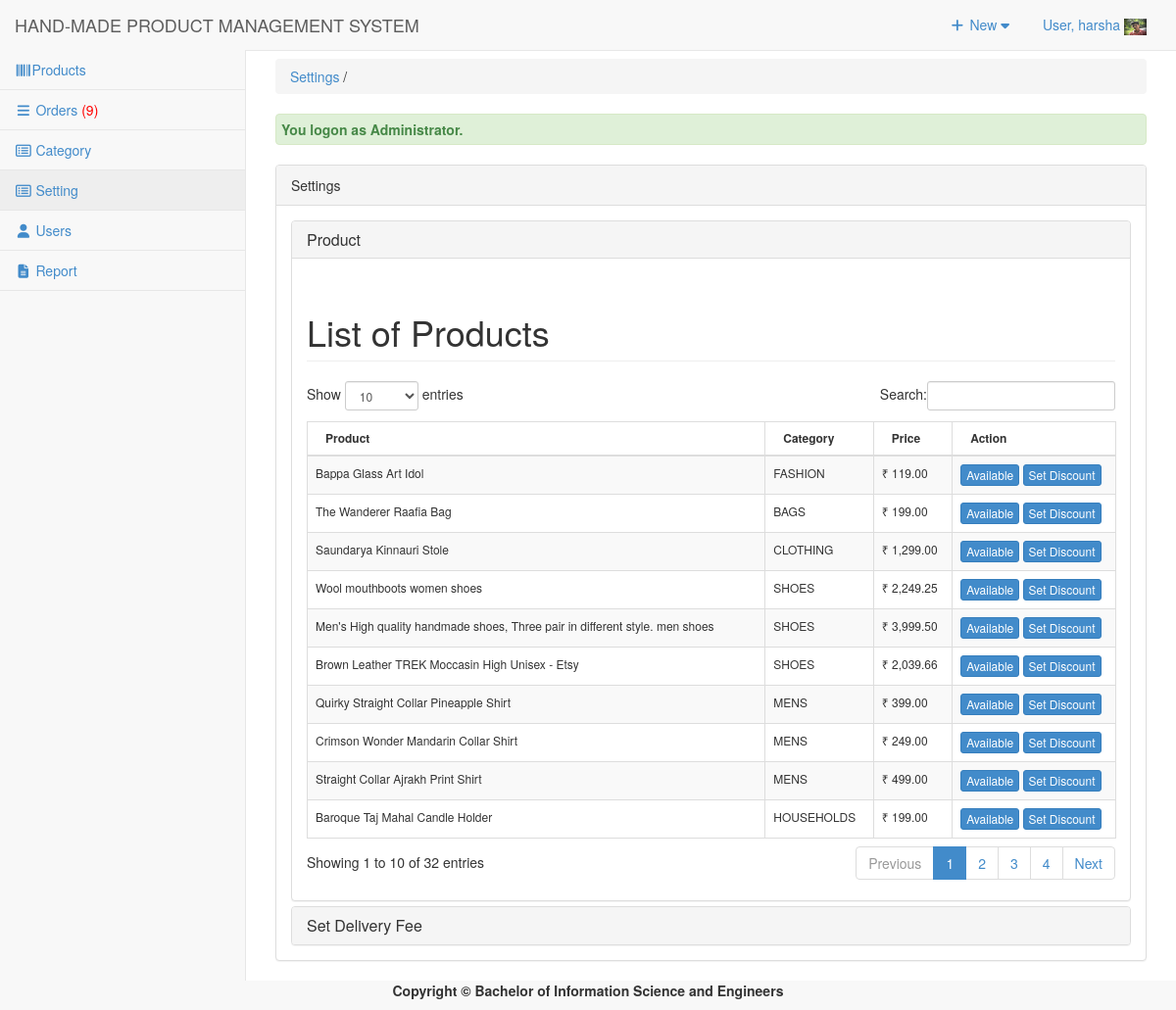
/admin/settings/index.php (signed in), run on the app's committed database.
### tables this page shows
CREATE TABLE `tbluseraccount` (
  `USERID` int(11) NOT NULL,
  `U_NAME` varchar(122) NOT NULL,
  `U_USERNAME` varchar(122) NOT NULL,
  `U_PASS` varchar(122) NOT NULL,
  `U_ROLE` varchar(30) NOT NULL,
  `USERIMAGE` varchar(255) NOT NULL
);

CREATE TABLE `tblpromopro` (
  `PROMOID` int(11) NOT NULL,
  `PROID` int(11) NOT NULL,
  `PRODISCOUNT` double NOT NULL,
  `PRODISPRICE` double NOT NULL,
  `PROBANNER` tinyint(4) NOT NULL,
  `PRONEW` tinyint(4) NOT NULL
);

CREATE TABLE `tblproduct` (
  `PROID` int(11) NOT NULL,
  `PRODESC` varchar(255) DEFAULT NULL,
  `INGREDIENTS` varchar(255) NOT NULL,
  `PROQTY` int(11) DEFAULT NULL,
  `ORIGINALPRICE` double NOT NULL,
  `PROPRICE` double DEFAULT NULL,
  `CATEGID` int(11) DEFAULT NULL,
  `IMAGES` varchar(255) DEFAULT NULL,
  `PROSTATS` varchar(30) DEFAULT NULL,
  `OWNERNAME` varchar(90) NOT NULL,
  `OWNERPHONE` varchar(90) NOT NULL
);

CREATE TABLE `tblcategory` (
  `CATEGID` int(11) NOT NULL,
  `CATEGORIES` varchar(255) NOT NULL,
  `USERID` int(11) NOT NULL
);

### admin/settings/index.php (called while the page is built, shortened)
<?php
require_once("../../include/initialize.php");
$view = (isset($_GET['view']) && $_GET['view'] != '') ? $_GET['view'] : '';
$header=$view;
$title="Settings";
require_once ("../theme/templates.php");
?>

### include/database.php (called while the page is built, shortened)
<?php
class Database {
	var $sql_string = '';
	private $conn;
	public function open_connection() {
		$this->conn = mysqli_connect(server,user,pass);
		if(!$this->conn){
			echo "Problem in database connection! Contact administrator!";
			exit();
		}else{
			$db_select = mysqli_select_db($this->conn,database_name);
		}
	}
	function setQuery($sql='') {
		$this->sql_string=$sql;
	}
	function executeQuery() {
		$result = mysqli_query($this->conn,$this->sql_string);
		return $result;
	}
	private function confirm_query($result) {
		return $result;
	}
	function loadResultList( $key='' ) {
		$cur = $this->executeQuery();
		$array = array();
		while ($row = mysqli_fetch_object($cur)) {
			if ($key) {
				$array[$row->$key] = $row;
			} else {
				$array[] = $row;
			}
		}
		return $array;
	}
	function loadSingleResult() {
		$cur = $this->executeQuery();
		while ($row = mysqli_fetch_object($cur)) {
		return $data = $row;
		}
	}
	public function num_rows($result_set) {
		return mysqli_num_rows($result_set);
	}
}
$mydb = new Database();
?>

### include/accounts.php (called while the page is built, shortened)
<?php
require_once(LIB_PATH.DS.'database.php');
class User {
	protected static  $tblname = "tbluseraccount";
	function single_user($id=""){
			global $mydb;
			$mydb->setQuery("SELECT * FROM ".self::$tblname."
				Where USERID= '{$id}' LIMIT 1");
			$cur = $mydb->loadSingleResult();
			return $cur;
	}
}
?>

### admin/settings/listproduct.php (the view, shortened to what this page needs)
<div class="row">
     	 <div class="col-lg-12">
          <h1 class="page-header">List of Products   </h1>
     		</div>
 		 </div>
	    <form action="controller.php?action=delete" Method="POST">
	    <div class="table-responsive">
		<table id="dash-table"  class="table table-striped table-bordered table-hover "  style="font-size:12px" cellspacing="0" >
		  <thead>
		  	<tr>
		  		<th>Product</th>
		  		<th>Category</th>
		  		<th>Price</th>
		  		<th width="130">Action</th>
		  	</tr>
		  </thead>
	  <tbody>
		  	<?php
		  		$query = "SELECT * FROM `tblpromopro` pr , `tblproduct` p , `tblcategory` c
         					 WHERE pr.`PROID`=p.`PROID` AND  p.`CATEGID` = c.`CATEGID` ";
		  		$mydb->setQuery($query);
		  		$cur = $mydb->loadResultList();
				foreach ($cur as $result) {
		  		echo '<tr>';
		  		echo '<td>'.$result->PRODESC.'</td>';
		  		echo '<td>'. $result->CATEGORIES.'</td>';
		  		echo '<td> &#8377 '.  number_format($result->PRODISPRICE,2).'</td>';
		  		if ($result->PROSTATS=='Available'){
		  			$stats = 'Available';
		  		}else{
		  			$stats = 'NotAvailable';
		  		}
		  		echo
		  		 '<td align="left">
					<a href="'.web_root.'admin/settings/controller.php?action=editStatus&id='.$result->PROID.'&stats='.$stats.'" class="btn btn-primary btn-xs">'.$stats.'</a>
					<a href="setDiscount.php?id='.$result->PROID.'" data-toggle="lightbox"  class="btn btn-primary btn-xs">Set Discount</a>
		  		 </td>';
		  	}
		  	?>
		  </tbody>
		</table>
		</div>
		</form>

### admin/theme/templates.php (shortened to what this page needs)
<!DOCTYPE html>
<html lang="en">
<head>
<link href="<?php echo web_root; ?>admin/css/bootstrap.min.css" rel="stylesheet">
<link href="<?php echo web_root; ?>admin/css/metisMenu.min.css" rel="stylesheet">
<link href="<?php echo web_root; ?>admin/css/timeline.css" rel="stylesheet">
<link href="<?php echo web_root; ?>admin/css/sb-admin-2.css" rel="stylesheet">
<link href="<?php echo web_root; ?>admin/font/css/font-awesome.min.css" rel="stylesheet" type="text/css">
<link href="<?php echo web_root; ?>admin/font/font-awesome.min.css" rel="stylesheet" type="text/css">
<link href="<?php echo web_root; ?>admin/css/dataTables.bootstrap.css" rel="stylesheet">
<link href="<?php echo web_root; ?>css/bootstrap-datetimepicker.min.css" rel="stylesheet" media="screen">
<link href="<?php echo web_root; ?>css/datepicker.css" rel="stylesheet" media="screen">
<link href="<?php echo web_root; ?>admin/css/costum.css" rel="stylesheet">
<link href="<?php echo web_root; ?>admin/css/ekko-lightbox.css" rel="stylesheet">
</head>
  <?php
    $query = "SELECT * FROM tblsummary WHERE ORDEREDSTATS = 'Pending'";
    $mydb->setQuery($query);
    $cur = $mydb->executeQuery();
    $rowscount = $mydb->num_rows($cur);
    $res = isset($rowscount)? $rowscount : 0;
    if($res>0){
    $order = '<span style="color:red;">('.$res.')</span>';
    }else{
        $order = '<span> ('.$res.')</span>';
    }
?>
<body>
   <div id="wrapper">
        <nav class="navbar navbar-default navbar-static-top  " role="navigation" style="margin-bottom: 0">
            <div class="navbar-header">
                 <a class="navbar-brand"  href="<?php echo web_root; ?>admin/index.php" >HAND-MADE PRODUCT MANAGEMENT SYSTEM</a>
            </div>
            <ul class="nav navbar-top-links navbar-right">
                 <li class="dropdown">
                    <a class="dropdown-toggle" data-toggle="dropdown" href="#">
                        <i class="fa fa-plus fa-fw"></i> New  <i class="fa fa-caret-down"></i>
                    </a>
                </li>
<?php
 $user = New User();
$singleuser = $user->single_user($_SESSION['USERID']);
?>
                <li class="dropdown">
                    <a class="dropdown-toggle" data-toggle="dropdown" href="#">
                        User, <?php echo $_SESSION['U_NAME']; ?> <img title="profile image" width="23px" height="17px" src="<?php echo web_root.'admin/user/'.$singleuser ->USERIMAGE ?>">
                    </a>
                </li>
            </ul>
            <div class="navbar-default sidebar" role="navigation">
                <div class="sidebar-nav navbar-collapse">
                    <ul class="nav" id="side-menu">
                        <li>
                             <a href="<?php echo web_root; ?>admin/products/index.php"><i class="fa fa-barcode fa-fw"></i>Products </a>
                        </li>
                        <li>
                             <a href="<?php echo web_root; ?>admin/orders/index.php" ><i class="fa fa-reorder fa-fw"></i>  Orders <?php echo $order; ?></a>
                  </li>
                         <li>
                             <a href="<?php echo web_root; ?>admin/category/index.php" ><i class="fa fa-list-alt fa-fw"></i>  Category </a>
                        </li>
                        <?php if ($_SESSION['U_ROLE']=='Administrator') {
                        ?>
                         <li>
                             <a href="<?php echo web_root; ?>admin/settings/index.php" ><i class="fa fa-list-alt fa-fw"></i>  Setting </a>
                        </li>
                          <li>
                            <a href="<?php echo web_root; ?>admin/user/index.php" ><i class="fa fa-user fa-fw"></i> Users </a>
                        </li>
                         <li>
                            <a href="<?php echo web_root; ?>admin/report/index.php" ><i class="fa  fa-file-text fa-fw"></i> Report </a>
                        </li>
                 <?php }  ?>
                    </ul>
                </div>
            </div>
        </nav>
  <div id="page-wrapper">
            <div class="row" >
                <div class="col-lg-12">
                    <?php
                    if ($title<>'Dashboard'){
                       echo   '<p class="breadcrumb" style="margin-top: 8px;">
                        <a href="index.php" title="'. $title.'" >'. $title.'</a>
                        '.(isset($header) ? ' / '. $header : '').'  </p>'  ;
                    } ?>
                  <?php require_once $content; ?>
                </div>
            </div>
        </div>
    </div>
</body>
      <footer><p  style="text-align: center;font-weight: bold;">Copyright &copy; Bachelor of Information Science and Engineers</p></footer>
</html>

### admin/css/sb-admin-2.css (style rules this page uses)
body { background-color: #f8f8f8; }
#wrapper { width: 100%; }
#page-wrapper { padding: 0 15px; min-height: 568px; background-color: #fff; }
@media (min-width:768px) { #page-wrapper { position: inherit; margin: 0 0 0 250px; padding: 0 30px; border-left: 1px solid #e7e7e7; } }
.navbar-top-links { margin-right: 0; }
.navbar-top-links li { display: inline-block; }
.navbar-top-links li:last-child { margin-right: 15px; }
.navbar-top-links li a { padding: 15px; min-height: 50px; }
.sidebar .sidebar-nav.navbar-collapse { padding-right: 0; padding-left: 0; }
.sidebar ul li { border-bottom: 1px solid #e7e7e7; }
.sidebar ul li a.active { background-color: #eee; }
@media (min-width:768px) { .sidebar { z-index: 1; position: absolute; width: 250px; margin-top: 51px; } }

### data on the page
tbluseraccount: USERIMAGE (picture)
tblpromopro: PROID.PRODESC "Bappa Glass Art Idol", tblcategory.CATEGORIES "FASHION", PRODISPRICE "119.00", PROID.PROSTATS "Available"
tblpromopro: PROID.PRODESC "The Wanderer Raafia Bag", tblcategory.CATEGORIES "BAGS", PRODISPRICE "199.00", PROID.PROSTATS "Available"
tblpromopro: PROID.PRODESC "Saundarya Kinnauri Stole", tblcategory.CATEGORIES "CLOTHING", PRODISPRICE "1,299.00", PROID.PROSTATS "Available"
tblpromopro: PROID.PRODESC "Wool mouthboots women shoes", tblcategory.CATEGORIES "SHOES", PRODISPRICE "2,249.25", PROID.PROSTATS "Available"
tblpromopro: PROID.PRODESC "Men's High quality handmade shoes, Three pair in different style. men shoes", tblcategory.CATEGORIES "SHOES", PRODISPRICE "3,999.50", PROID.PROSTATS "Available"
tblpromopro: PROID.PRODESC "Brown Leather TREK Moccasin High Unisex - Etsy", tblcategory.CATEGORIES "SHOES", PRODISPRICE "2,039.66", PROID.PROSTATS "Available"
tblpromopro: PROID.PRODESC "Quirky Straight Collar Pineapple Shirt", tblcategory.CATEGORIES "MENS", PRODISPRICE "399.00", PROID.PROSTATS "Available"
tblpromopro: PROID.PRODESC "Crimson Wonder Mandarin Collar Shirt", tblcategory.CATEGORIES "MENS", PRODISPRICE "249.00", PROID.PROSTATS "Available"
tblpromopro: PROID.PRODESC "Straight Collar Ajrakh Print Shirt", tblcategory.CATEGORIES "MENS", PRODISPRICE "499.00", PROID.PROSTATS "Available"
tblpromopro: PROID.PRODESC "Baroque Taj Mahal Candle Holder", tblcategory.CATEGORIES "HOUSEHOLDS", PRODISPRICE "199.00", PROID.PROSTATS "Available"

### other printed values
$_SESSION['U_NAME'] "harsha"
$res "9"
$title "Settings"
$_SESSION['message'] "You logon as Administrator."
